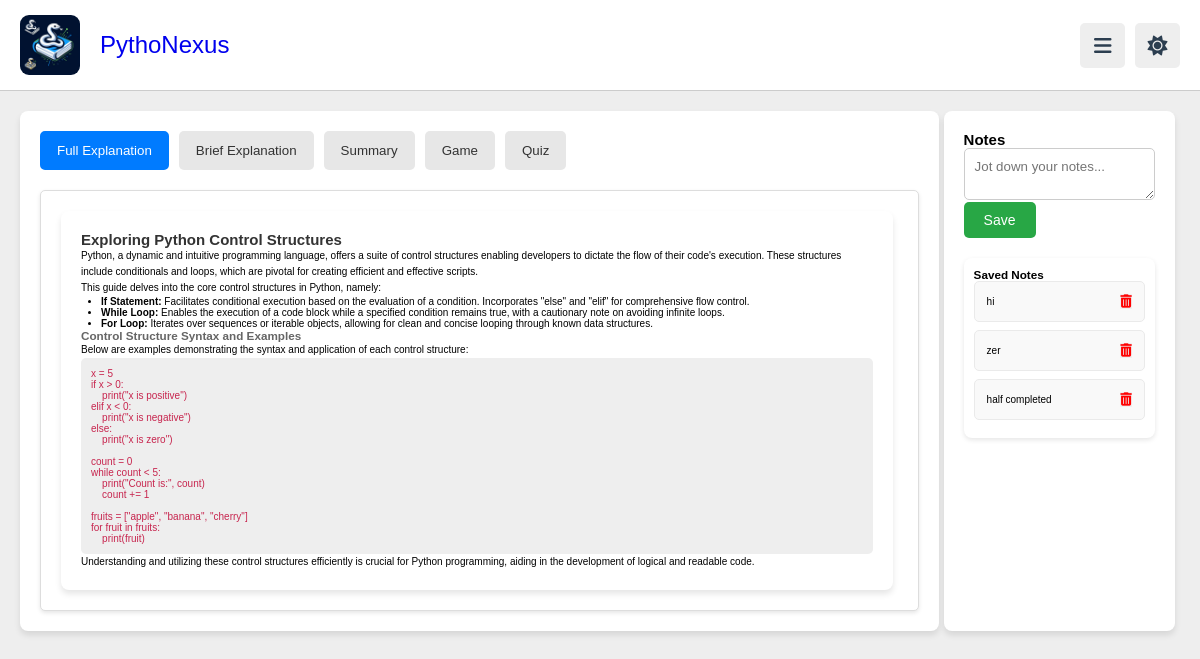
/explanation/Control Structures/ (signed in), run on the app's committed database.
### app1/models.py (models this page shows, shortened)
class Note(models.Model):
    user = models.ForeignKey(User, on_delete=models.CASCADE, related_name='notes')
    topic = models.CharField(max_length=100)  # Assuming a topic is a simple string
    content = models.TextField()
    created_at = models.DateTimeField(auto_now_add=True)

### app1/views.py (the view)
# urls.py: path('explanation/<str:name>/', views.explanation, name='explanation'),
@login_required
def explanation(request, name):
    content = TopicContent(name).content
    notes = Note.objects.filter(user=request.user, topic=name)  # Query notes by topic
    return render(request, "explanation.html", {"content": content, "topic": name, "notes": notes})

### templates/explanation.html (shortened to what this page needs)
{% extends "base.html" %}
{% load static %}
{% block content %}
<div class="courses">
    <div class="content">
        <div class="tabs">
            <button class="tab-button active" onclick="changeTab('full')">Full Explanation</button>
            <button class="tab-button" onclick="changeTab('brief')">Brief Explanation</button>
            <button class="tab-button" onclick="changeTab('summary')">Summary</button>
            <button class="tab-button" onclick="goToGame()">Game</button>
            <button class="tab-button" onclick="goToQuiz()">Quiz</button>
        </div>
        <div class="content-display">
            <div id="full" class="tab-content active">{{ content.full|safe }}</div>
        </div>
    </div>
    <div class="notes-window">
        <h2>Notes</h2>
        <textarea id="noteInput" placeholder="Jot down your notes..."></textarea>
        <button class="small-btn buttonsv" onclick="saveNote()">Save</button>
        <div class="saved-notes" id="savedNotes">
            <h3>Saved Notes</h3>
            {% for note in notes %}
            <div class="note-item" id="note-{{ note.id }}">
                <span>{{ note.content }}</span>
                <button class="small" onclick="deleteNote('{{ note.id }}')">
                    <i class="fas fa-trash-alt" style="color: red;"></i>
                  </button>
            </div>
            {% endfor %}
        </div>
    </div>
</div>
{% endblock %}

### static/style.css (style rules this page uses)
:root { --main-color:#8e44ad; --red:#e74c3c; --orange:#f39c12; --light-color:#888; --light-bg:#eee; --black:#2c3e50; --white:#fff; --border:.1rem solid rgba(0,0,0,.2); }
* { font-family: 'Nunito', sans-serif; margin:0; padding:0; box-sizing: border-box; outline: none; border:none; text-decoration: none; }
html { font-size: 62.5%; overflow-x: hidden; }
body { background-color: var(--light-bg); padding-left: 30rem; }
@media (max-width:1200px) { body { padding-left: 0; } }

### templates/explanation.html (style rules this page uses)
.courses { display: flex; justify-content: space-between; margin: 20px; }
.content, .notes-window { background: #fff; padding: 20px; border-radius: 8px; box-shadow: 0 4px 6px rgba(0, 0, 0, 0.1); margin-right: 5px; }
.tabs { display: flex; gap: 10px; margin-bottom: 20px; overflow-x: auto; }
.tab-button { padding: 10px 15px; background-color: #e7e7e7; color: #333; border: 2px solid transparent; cursor: pointer; border-radius: 5px; transition: background-color 0.3s, color 0.3s; }
.tab-button.active { background-color: #007bff; color: white; border-color: #007bff; }
.tab-content { display: none; padding: 20px; background-color: #ffffff; border: 1px solid #ddd; border-radius: 5px; box-shadow: 0 2px 4px rgba(0, 0, 0, 0.1); }
.tab-content.active { display: block; }
textarea { width: 100%; padding: 10px; border: 1px solid #ccc; border-radius: 5px; box-sizing: border-box; }
.buttonsv { background-color: #28a745; color: white; padding: 10px 20px; border: none; border-radius: 5px; cursor: pointer; font-size: 14px; }
.saved-notes { margin-top: 20px; padding: 10px; background: #ffffff; border-radius: 8px; box-shadow: 0 2px 5px rgba(0,0,0,0.1); }
.note-item { display: flex; align-items: center; justify-content: space-between; padding: 12px; margin-bottom: 8px; background: #f9f9f9; border: 1px solid #eaeaea; border-radius: 5px; transition: background-color 0.2s ease-in-out; }
.note-item span { flex-grow: 1; margin-right: 10px; word-break: break-word; }
.content h2 { color: #333; }
.content h3 { color: #666; }
.content p { line-height: 1.6; }
.content ul { list-style-type: disc; padding-left: 20px; }
.content pre { background-color: #eee; padding: 10px; border-radius: 5px; overflow-x: auto; }
.content code { color: #c7254e; }

### data on the page
Note: content "hi"
Note: content "zer"
Note: content "half completed"
